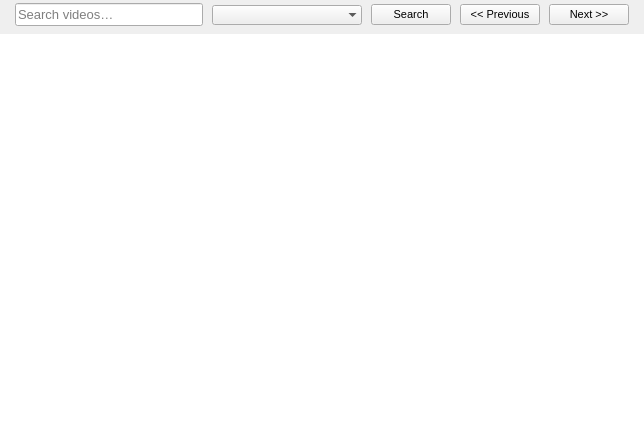
<?xml version="1.0" encoding="UTF-8"?>
<ui version="4.0">
 <class>SearchResultForm</class>
 <widget class="QFrame" name="SearchResultForm">
  <property name="geometry">
   <rect>
    <x>0</x>
    <y>0</y>
    <width>644</width>
    <height>436</height>
   </rect>
  </property>
  <property name="font">
   <font>
    <pointsize>8</pointsize>
   </font>
  </property>
  <property name="windowTitle">
   <string notr="true">Form</string>
  </property>
  <property name="frameShape">
   <enum>QFrame::NoFrame</enum>
  </property>
  <property name="lineWidth">
   <number>0</number>
  </property>
  <layout class="QVBoxLayout" name="verticalLayout">
   <property name="spacing">
    <number>0</number>
   </property>
   <property name="leftMargin">
    <number>0</number>
   </property>
   <property name="topMargin">
    <number>0</number>
   </property>
   <property name="rightMargin">
    <number>0</number>
   </property>
   <property name="bottomMargin">
    <number>0</number>
   </property>
   <item>
    <widget class="QFrame" name="topFrame">
     <property name="sizePolicy">
      <sizepolicy hsizetype="Expanding" vsizetype="Preferred">
       <horstretch>0</horstretch>
       <verstretch>0</verstretch>
      </sizepolicy>
     </property>
     <property name="minimumSize">
      <size>
       <width>0</width>
       <height>30</height>
      </size>
     </property>
     <property name="maximumSize">
      <size>
       <width>16777215</width>
       <height>30</height>
      </size>
     </property>
     <property name="styleSheet">
      <string notr="true"/>
     </property>
     <property name="frameShape">
      <enum>QFrame::NoFrame</enum>
     </property>
     <property name="frameShadow">
      <enum>QFrame::Plain</enum>
     </property>
     <property name="lineWidth">
      <number>0</number>
     </property>
     <layout class="QHBoxLayout" name="horizontalLayout">
      <property name="spacing">
       <number>9</number>
      </property>
      <property name="leftMargin">
       <number>0</number>
      </property>
      <property name="topMargin">
       <number>0</number>
      </property>
      <property name="rightMargin">
       <number>0</number>
      </property>
      <property name="bottomMargin">
       <number>0</number>
      </property>
      <item>
       <widget class="QLabel" name="label">
        <property name="text">
         <string/>
        </property>
        <property name="pixmap">
         <pixmap resource="../../resources/resources.qrc">:/images/search29.png</pixmap>
        </property>
       </widget>
      </item>
      <item>
       <widget class="QLineEdit" name="leSearch">
        <property name="sizePolicy">
         <sizepolicy hsizetype="Expanding" vsizetype="Fixed">
          <horstretch>2</horstretch>
          <verstretch>0</verstretch>
         </sizepolicy>
        </property>
        <property name="minimumSize">
         <size>
          <width>50</width>
          <height>0</height>
         </size>
        </property>
        <property name="font">
         <font>
          <pointsize>10</pointsize>
         </font>
        </property>
        <property name="text">
         <string/>
        </property>
        <property name="placeholderText">
         <string>Search videos…</string>
        </property>
        <property name="clearButtonEnabled">
         <bool>true</bool>
        </property>
       </widget>
      </item>
      <item>
       <widget class="SitesCombo" name="cbSites">
        <property name="sizePolicy">
         <sizepolicy hsizetype="Fixed" vsizetype="Fixed">
          <horstretch>1</horstretch>
          <verstretch>0</verstretch>
         </sizepolicy>
        </property>
        <property name="minimumSize">
         <size>
          <width>150</width>
          <height>0</height>
         </size>
        </property>
        <property name="maximumSize">
         <size>
          <width>16777215</width>
          <height>16777215</height>
         </size>
        </property>
        <property name="insertPolicy">
         <enum>QComboBox::NoInsert</enum>
        </property>
        <property name="minimumContentsLength">
         <number>70</number>
        </property>
        <property name="frame">
         <bool>false</bool>
        </property>
       </widget>
      </item>
      <item>
       <widget class="QPushButton" name="btnSearch">
        <property name="maximumSize">
         <size>
          <width>16777215</width>
          <height>16777215</height>
         </size>
        </property>
        <property name="font">
         <font>
          <pointsize>8</pointsize>
         </font>
        </property>
        <property name="styleSheet">
         <string notr="true"/>
        </property>
        <property name="text">
         <string>Search</string>
        </property>
       </widget>
      </item>
      <item>
       <widget class="QPushButton" name="btnPrevious">
        <property name="maximumSize">
         <size>
          <width>16777215</width>
          <height>16777215</height>
         </size>
        </property>
        <property name="text">
         <string>&lt;&lt; Previous</string>
        </property>
        <property name="iconSize">
         <size>
          <width>0</width>
          <height>0</height>
         </size>
        </property>
        <property name="autoDefault">
         <bool>false</bool>
        </property>
        <property name="default">
         <bool>false</bool>
        </property>
        <property name="flat">
         <bool>false</bool>
        </property>
       </widget>
      </item>
      <item>
       <widget class="QPushButton" name="btnNext">
        <property name="maximumSize">
         <size>
          <width>16777215</width>
          <height>16777215</height>
         </size>
        </property>
        <property name="text">
         <string>Next &gt;&gt;</string>
        </property>
        <property name="iconSize">
         <size>
          <width>0</width>
          <height>0</height>
         </size>
        </property>
        <property name="checkable">
         <bool>false</bool>
        </property>
       </widget>
      </item>
      <item>
       <widget class="PreviewPanelButton" name="manageLabel">
        <property name="text">
         <string/>
        </property>
        <property name="pixmap">
         <pixmap resource="../../resources/resources.qrc">:/previewpanel/left_default</pixmap>
        </property>
       </widget>
      </item>
     </layout>
    </widget>
   </item>
   <item>
    <widget class="BarberPoleProgress" name="searchProgress" native="true">
     <property name="sizePolicy">
      <sizepolicy hsizetype="Expanding" vsizetype="Preferred">
       <horstretch>0</horstretch>
       <verstretch>0</verstretch>
      </sizepolicy>
     </property>
     <property name="minimumSize">
      <size>
       <width>0</width>
       <height>4</height>
      </size>
     </property>
     <property name="maximumSize">
      <size>
       <width>16777215</width>
       <height>4</height>
      </size>
     </property>
    </widget>
   </item>
   <item>
    <widget class="QTreeView" name="searchResultView">
     <property name="contextMenuPolicy">
      <enum>Qt::CustomContextMenu</enum>
     </property>
     <property name="styleSheet">
      <string notr="true"/>
     </property>
     <property name="frameShape">
      <enum>QFrame::NoFrame</enum>
     </property>
     <property name="frameShadow">
      <enum>QFrame::Plain</enum>
     </property>
     <property name="lineWidth">
      <number>0</number>
     </property>
     <property name="editTriggers">
      <set>QAbstractItemView::NoEditTriggers</set>
     </property>
     <property name="showDropIndicator" stdset="0">
      <bool>false</bool>
     </property>
     <property name="dragEnabled">
      <bool>true</bool>
     </property>
     <property name="selectionMode">
      <enum>QAbstractItemView::ExtendedSelection</enum>
     </property>
     <property name="rootIsDecorated">
      <bool>false</bool>
     </property>
     <property name="itemsExpandable">
      <bool>false</bool>
     </property>
     <attribute name="headerStretchLastSection">
      <bool>false</bool>
     </attribute>
    </widget>
   </item>
  </layout>
  <action name="actionShowInDownload">
   <property name="text">
    <string>Show in Download</string>
   </property>
   <property name="toolTip">
    <string>Show selected video in the Downloads tab</string>
   </property>
  </action>
  <action name="actionShowInLibrary">
   <property name="text">
    <string>Show in Library</string>
   </property>
   <property name="toolTip">
    <string>Show selected video in the Library tab</string>
   </property>
  </action>
 </widget>
 <customwidgets>
  <customwidget>
   <class>SitesCombo</class>
   <extends>QComboBox</extends>
   <header>sitescombo.h</header>
  </customwidget>
  <customwidget>
   <class>PreviewPanelButton</class>
   <extends>QLabel</extends>
   <header>previewpanelbutton.h</header>
  </customwidget>
  <customwidget>
   <class>BarberPoleProgress</class>
   <extends>QWidget</extends>
   <header>barberpoleprogress.h</header>
  </customwidget>
 </customwidgets>
 <resources>
  <include location="../../resources/resources.qrc"/>
 </resources>
 <connections/>
</ui>
